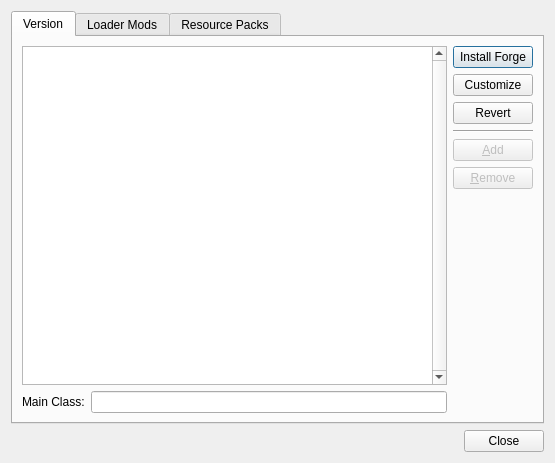
<?xml version="1.0" encoding="UTF-8"?>
<ui version="4.0">
 <class>OneSixModEditDialog</class>
 <widget class="QDialog" name="OneSixModEditDialog">
  <property name="geometry">
   <rect>
    <x>0</x>
    <y>0</y>
    <width>555</width>
    <height>463</height>
   </rect>
  </property>
  <property name="windowTitle">
   <string>Dialog</string>
  </property>
  <layout class="QGridLayout" name="gridLayout">
   <item row="0" column="0">
    <widget class="QTabWidget" name="tabWidget">
     <property name="enabled">
      <bool>true</bool>
     </property>
     <property name="minimumSize">
      <size>
       <width>0</width>
       <height>0</height>
      </size>
     </property>
     <property name="currentIndex">
      <number>0</number>
     </property>
     <widget class="QWidget" name="libTab">
      <attribute name="title">
       <string>Version</string>
      </attribute>
      <layout class="QHBoxLayout" name="horizontalLayout">
       <item>
        <layout class="QVBoxLayout" name="verticalLayout_10">
         <item>
          <widget class="ModListView" name="libraryTreeView">
           <property name="verticalScrollBarPolicy">
            <enum>Qt::ScrollBarAlwaysOn</enum>
           </property>
           <property name="horizontalScrollBarPolicy">
            <enum>Qt::ScrollBarAlwaysOff</enum>
           </property>
          </widget>
         </item>
         <item>
          <layout class="QHBoxLayout" name="horizontalLayout_7">
           <item>
            <widget class="QLabel" name="label">
             <property name="text">
              <string>Main Class:</string>
             </property>
            </widget>
           </item>
           <item>
            <widget class="QLineEdit" name="mainClassEdit"/>
           </item>
          </layout>
         </item>
        </layout>
       </item>
       <item>
        <layout class="QVBoxLayout" name="verticalLayout_4">
         <item>
          <widget class="QPushButton" name="forgeBtn">
           <property name="toolTip">
            <string>Replace any current custom version with Minecraft Forge</string>
           </property>
           <property name="text">
            <string>Install Forge</string>
           </property>
          </widget>
         </item>
         <item>
          <widget class="QPushButton" name="customizeBtn">
           <property name="toolTip">
            <string>Create an customized copy of the base version</string>
           </property>
           <property name="text">
            <string>Customize</string>
           </property>
          </widget>
         </item>
         <item>
          <widget class="QPushButton" name="revertBtn">
           <property name="toolTip">
            <string>Revert to original base version</string>
           </property>
           <property name="text">
            <string>Revert</string>
           </property>
          </widget>
         </item>
         <item>
          <widget class="Line" name="line">
           <property name="frameShadow">
            <enum>QFrame::Sunken</enum>
           </property>
           <property name="orientation">
            <enum>Qt::Horizontal</enum>
           </property>
          </widget>
         </item>
         <item>
          <widget class="QPushButton" name="addLibraryBtn">
           <property name="enabled">
            <bool>false</bool>
           </property>
           <property name="toolTip">
            <string>Add new libraries</string>
           </property>
           <property name="text">
            <string>&amp;Add</string>
           </property>
          </widget>
         </item>
         <item>
          <widget class="QPushButton" name="removeLibraryBtn">
           <property name="enabled">
            <bool>false</bool>
           </property>
           <property name="toolTip">
            <string>Remove selected libraries</string>
           </property>
           <property name="text">
            <string>&amp;Remove</string>
           </property>
          </widget>
         </item>
         <item>
          <spacer name="verticalSpacer_7">
           <property name="orientation">
            <enum>Qt::Vertical</enum>
           </property>
           <property name="sizeHint" stdset="0">
            <size>
             <width>20</width>
             <height>40</height>
            </size>
           </property>
          </spacer>
         </item>
        </layout>
       </item>
      </layout>
     </widget>
     <widget class="QWidget" name="modTab">
      <attribute name="title">
       <string>Loader Mods</string>
      </attribute>
      <layout class="QHBoxLayout" name="horizontalLayout_2">
       <item>
        <widget class="ModListView" name="loaderModTreeView">
         <property name="acceptDrops">
          <bool>true</bool>
         </property>
         <property name="dragDropMode">
          <enum>QAbstractItemView::DropOnly</enum>
         </property>
        </widget>
       </item>
       <item>
        <layout class="QVBoxLayout" name="verticalLayout_2">
         <item>
          <widget class="QPushButton" name="addModBtn">
           <property name="text">
            <string>&amp;Add</string>
           </property>
          </widget>
         </item>
         <item>
          <widget class="QPushButton" name="rmModBtn">
           <property name="text">
            <string>&amp;Remove</string>
           </property>
          </widget>
         </item>
         <item>
          <spacer name="verticalSpacer">
           <property name="orientation">
            <enum>Qt::Vertical</enum>
           </property>
           <property name="sizeHint" stdset="0">
            <size>
             <width>20</width>
             <height>40</height>
            </size>
           </property>
          </spacer>
         </item>
         <item>
          <widget class="QPushButton" name="viewModBtn">
           <property name="text">
            <string>&amp;View Folder</string>
           </property>
          </widget>
         </item>
        </layout>
       </item>
      </layout>
     </widget>
     <widget class="QWidget" name="resPackTab">
      <attribute name="title">
       <string>Resource Packs</string>
      </attribute>
      <layout class="QHBoxLayout" name="horizontalLayout_3">
       <item>
        <widget class="ModListView" name="resPackTreeView">
         <property name="acceptDrops">
          <bool>true</bool>
         </property>
         <property name="dragDropMode">
          <enum>QAbstractItemView::DropOnly</enum>
         </property>
        </widget>
       </item>
       <item>
        <layout class="QVBoxLayout" name="verticalLayout_3">
         <item>
          <widget class="QPushButton" name="addResPackBtn">
           <property name="text">
            <string>&amp;Add</string>
           </property>
          </widget>
         </item>
         <item>
          <widget class="QPushButton" name="rmResPackBtn">
           <property name="text">
            <string>&amp;Remove</string>
           </property>
          </widget>
         </item>
         <item>
          <spacer name="verticalSpacer_2">
           <property name="orientation">
            <enum>Qt::Vertical</enum>
           </property>
           <property name="sizeHint" stdset="0">
            <size>
             <width>20</width>
             <height>40</height>
            </size>
           </property>
          </spacer>
         </item>
         <item>
          <widget class="QPushButton" name="viewResPackBtn">
           <property name="text">
            <string>&amp;View Folder</string>
           </property>
          </widget>
         </item>
        </layout>
       </item>
      </layout>
     </widget>
    </widget>
   </item>
   <item row="1" column="0">
    <widget class="QDialogButtonBox" name="buttonBox">
     <property name="autoFillBackground">
      <bool>false</bool>
     </property>
     <property name="standardButtons">
      <set>QDialogButtonBox::Close</set>
     </property>
    </widget>
   </item>
  </layout>
 </widget>
 <customwidgets>
  <customwidget>
   <class>ModListView</class>
   <extends>QTreeView</extends>
   <header>gui/ModListView.h</header>
  </customwidget>
 </customwidgets>
 <resources/>
 <connections/>
</ui>
